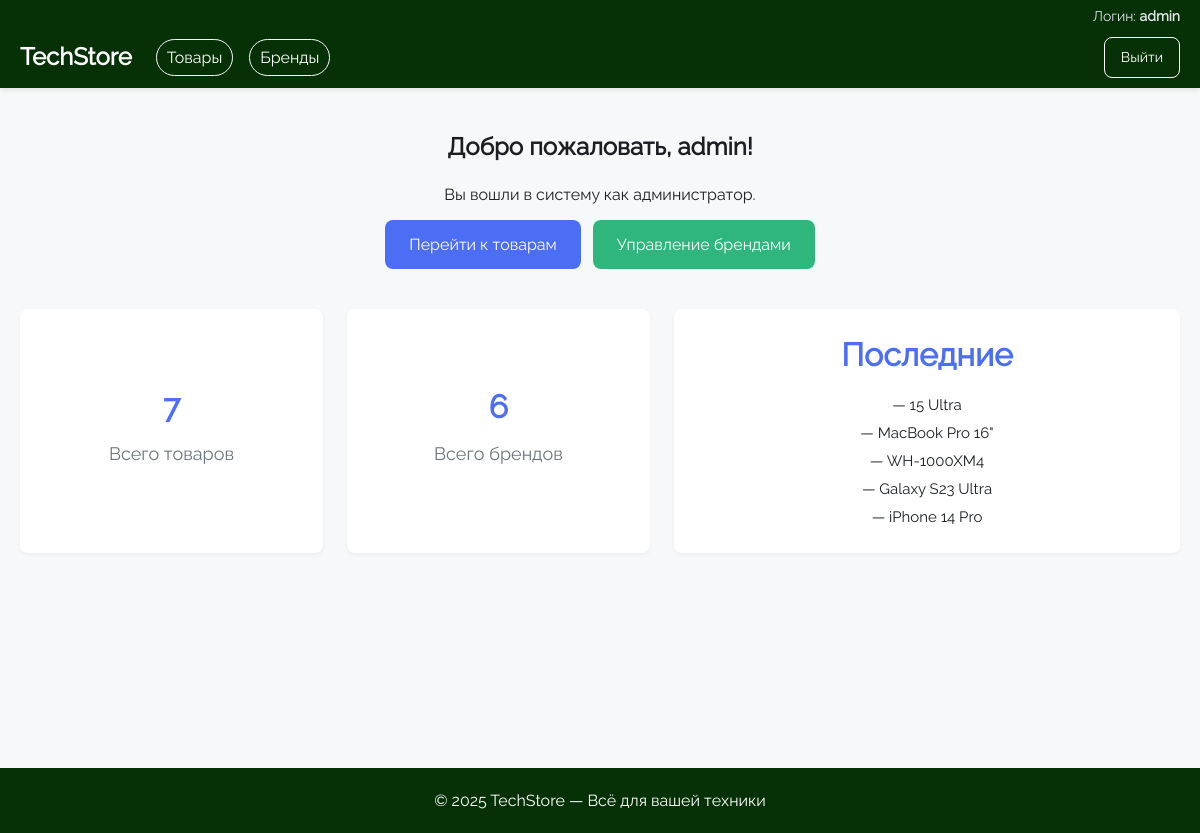
/welcome (signed in), run on the app's committed database.
### my_flask_app/app.py (models this page shows)
class User(UserMixin, db.Model):
    id = db.Column(db.Integer, primary_key=True)
    username = db.Column(db.String(100), unique=True, nullable=False)
    password = db.Column(db.String(100), nullable=False)
    is_admin = db.Column(db.Boolean, default=False)

class Product(db.Model):
    id = db.Column(db.Integer, primary_key=True)
    name = db.Column(db.String(100), nullable=False)
    price = db.Column(db.Float, nullable=False)
    description = db.Column(db.String(255), nullable=True)
    brand_id = db.Column(db.Integer, db.ForeignKey('brand.id'), nullable=False)

### my_flask_app/app.py (the view)
@app.route('/welcome')
@login_required
def welcome():
    products_count = Product.query.count()
    brands_count = Brand.query.count()
    last_products = Product.query.order_by(Product.id.desc()).limit(5).all()
    return render_template(
        'welcome.html',
        products_count=products_count,
        brands_count=brands_count,
        last_products=last_products
    )

### my_flask_app/app.py (called while the page is built)
@login_manager.user_loader
def load_user(user_id):
    return User.query.get(int(user_id))

### my_flask_app/templates/welcome.html (shortened to what this page needs)
{% extends "base.html" %}  {% block content %}
<section class="welcome">
  <div class="welcome__container container">
    <div class="welcome__block">
      <h1 class="welcome__title heading">
        Добро пожаловать, {{ current_user.username }}!
      </h1>
      <p class="welcome__subtitle text">
        Вы вошли в систему как
        <span class="welcome__role">
          {% if current_user.is_admin %}администратор{% else %}пользователь{%
          endif %}.
        </span>
      </p>
      <div class="welcome__actions">
        <a href="{{ url_for('products') }}" class="btn btn--primary btn--lg">
          Перейти к товарам
        </a>
        {% if current_user.is_admin %}
        <a href="{{ url_for('list_brands') }}" class="btn btn--success btn--lg">
          Управление брендами
        </a>
        {% endif %}
      </div>
    </div>
    <div class="welcome__metrics">
      <div class="welcome__metric">
        <h2 class="welcome__metric-value heading">{{ products_count }}</h2>
        <p class="welcome__metric-label text">Всего товаров</p>
      </div>
      <div class="welcome__metric">
        <h2 class="welcome__metric-value heading">{{ brands_count }}</h2>
        <p class="welcome__metric-label text">Всего брендов</p>
      </div>
      <div class="welcome__metric welcome__metric--last">
        <h2 class="welcome__metric-value heading">Последние</h2>
        <ul class="welcome__metric-list">
          {% for p in last_products %}
          <li class="welcome__metric-item text">— {{ p.name }}</li>
          {% endfor %}
        </ul>
      </div>
    </div>
  </div>
</section>
{% endblock %}

### my_flask_app/templates/base.html (shortened to what this page needs)
<!DOCTYPE html>
<html lang="ru">
  <head>
    <link
      rel="stylesheet"
      href="{{ url_for('static', filename='style.css') }}"
    />
  </head>
  <body>
    <header class="header">
      {% if current_user.is_authenticated %}
      <div class="header__top container">
        <span class="header__welcome"
          >Логин: <b>{{ current_user.username }}</b>
        </span>
      </div>
      {% endif %}
      <div class="header__container container">
        <div class="header__left">
          <a
            href="{{ url_for('welcome' if current_user.is_authenticated else 'login') }}"
            class="header__brand"
            >TechStore</a
          >
          {% if current_user.is_authenticated %}
          <nav class="header__nav">
            <a href="{{ url_for('products') }}" class="header__link">Товары</a>
            <a href="{{ url_for('list_brands') }}" class="header__link"
              >Бренды</a
            >
          </nav>
          {% endif %}
        </div>
        <div class="header__auth">
          {% if current_user.is_authenticated %}
          <a href="{{ url_for('logout') }}" class="btn btn--outline">Выйти</a>
          {% else %}
          <a href="{{ url_for('login') }}" class="btn btn--outline">Войти</a>
          {% endif %}
        </div>
      </div>
    </header>
    <main class="main container">
       {% block content %}{% endblock %}
    </main>
    <footer class="footer">
      <div class="container">
        <p>© 2025 TechStore — Всё для вашей техники</p>
      </div>
    </footer>
  </body>
</html>

### my_flask_app/static/style.css (style rules this page uses)
:root { --color-bg: #f6f8fa; --color-text: #1b1f23; --color-accent: #4c6ef5; --color-accent-hover: #3b5bdb; --color-light: #ffffff; --color-dark2: #063006; --color-dark: #2e2a24; --color-muted: #6c757d; --color-border: #e1e4e8; --color-success: #2eb67d; --color-success-hover: #229764; --color-warning: #f0ad4e; --color-warning-hover: #ec971f; --color-danger: #e53c3c; --color-danger-hover: #ec1f1f; --radius: 8px; --transition: 0.3s ease; }
* { margin: 0; padding: 0; box-sizing: border-box; }
html { scroll-behavior: smooth; }
a { text-decoration: none; }
body { font-family: "Raleway"; background: var(--color-bg); color: var(--color-text); line-height: 1.6; }
.container { max-width: 1400px; padding: 0 20px; margin: 0 auto; }
.header { background: var(--color-dark2); color: var(--color-light); box-shadow: 0 2px 6px rgba(0, 0, 0, 0.1); }
.header__container { display: flex; flex-wrap: wrap; align-items: center; justify-content: space-between; gap: 20px; padding: 10px 20px; }
.header__brand { font-size: 24px; font-weight: bold; color: var(--color-light); transition: var(--transition); }
.header__nav { display: flex; gap: 16px; }
.header__link { border: 1px solid var(--color-bg); padding: 5px 10px; border-radius: 20px; font-size: 16px; color: var(--color-light); transition: var(--transition); }
.header__auth { display: flex; align-items: center; gap: 12px; }
.main { padding: 40px 0; min-height: calc(100vh - 160px); }
.btn { display: inline-flex; align-items: center; justify-content: center; padding: 8px 16px; border-radius: var(--radius); cursor: pointer; font-weight: 500; font-size: 14px; transition: var(--transition); }
.btn--outline { background: transparent; border: 1px solid var(--color-light); color: var(--color-light); }
.footer { background: var(--color-dark2); color: var(--color-light); text-align: center; padding: 20px 0; margin-top: 40px; }
.heading { font-size: 24px; margin-bottom: 16px; color: var(--color-text); }
.text { font-size: 16px; margin-bottom: 12px; color: var(--color-text); }
.welcome__metrics { display: flex; flex-wrap: wrap; gap: 24px; margin-top: 40px; justify-content: center; }
.welcome__block { display: flex; flex-direction: column; align-items: center; margin: 0 auto; }
.welcome__actions { display: flex; align-items: center; gap: 12px; }
.btn--primary { background: var(--color-accent); color: var(--color-light); }
.btn--success { background: var(--color-success); color: var(--color-light); }
.btn--lg { padding: 12px 24px; font-size: 16px; }
.welcome__metric { display: flex; flex-direction: column; align-items: center; justify-content: center; background: var(--color-light); padding: 20px; border-radius: var(--radius); box-shadow: 0 2px 4px rgba(0, 0, 0, 0.05); text-align: center; flex: 1 1 200px; }
.welcome__metric--last { flex: 2 1 300px; }
.welcome__metric-value { font-size: 32px; color: var(--color-accent); margin-bottom: 8px; }
.welcome__metric-label { font-size: 18px; color: var(--color-muted); }
.welcome__metric-list { list-style: none; padding: 0; margin: 0; }
.welcome__metric-item { margin: 4px 0; font-size: 15px; color: var(--color-text); }
.header__top { background: var(--color-dark2); color: var(--color-light); padding-top: 5px; font-size: 14px; text-align: right; }
.header__welcome { color: var(--color-border); }
.header__container { display: flex; justify-content: space-between; align-items: center; padding: 10px 20px; }
.header__left { display: flex; align-items: center; gap: 24px; }

### data on the page
User: username "admin"
Product: name "15 Ultra"
Product: name "MacBook Pro 16\""
Product: name "WH-1000XM4"
Product: name "Galaxy S23 Ultra"
Product: name "iPhone 14 Pro"

### other printed values
{{ products_count }} "7"
{{ brands_count }} "6"
